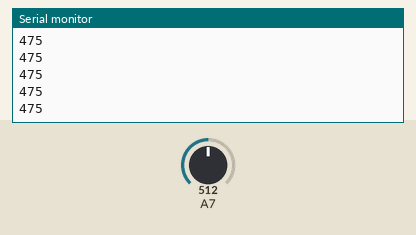
Simulated run of this sketch. Board: Arduino Nano, built with avr-gcc and run on an emulated ATmega328P. Parts: the last lines printed to the serial monitor. The test bench sets the inputs (shaded band); at power-on: A7 = 512.

Above: at 1.2 s.
1.3 s: A7 set to 872
At 2.1 s:
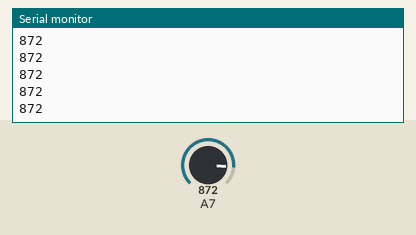
2.8 s: A7 set to 906
At 3.3 s:
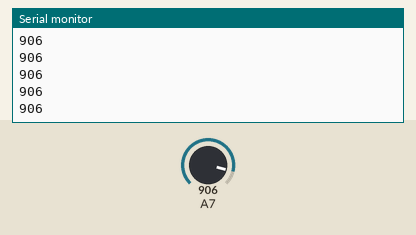
Timing chart, 0 to 5.8 s (numbered marks = the images above; inputs shaded):
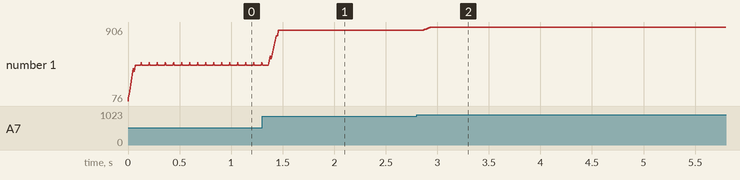

Measured:
- after the input at 1.3 s, the serial monitor: prints a new line after 0.07 s (image 1)
- after the input at 2.8 s, the serial monitor: prints a new line after 0.07 s (image 2)
- plotted number 1: 509 → 872 after the input at 1.3 s, 872 → 906 after the input at 2.8 s

The sketch:

theremin.ino
```cpp
int sensor_level = 0;
int tone_on = 0;
int sensorValues[10]; // Array to store the last 10 sensor readings
int sensorIndex = 0;  // Index to keep track of the current position in the array
int numReadings = 15; // Number of readings to average

void setup() {
  pinMode(5, OUTPUT);
  Serial.begin(9600);
}

void loop() {
  // Read the sensor value
  sensorValues[sensorIndex] = analogRead(A7);

  // Increment the index for the next reading
  sensorIndex = (sensorIndex + 1) % numReadings;

  // Calculate the average of the last 'numReadings' values
  int sum = 0;
  for (int i = 0; i < numReadings; i++) {
    sum += sensorValues[i];
  }
  sensor_level = sum / numReadings;

  Serial.println(sensor_level);

  if (sensor_level < 825) {
    noTone(5);
    tone_on = 0;
  } else {
    if (tone_on < 1) {
      tone(5, 250);
      tone_on = 1;
    }
  }
  delay(1);
}
```
